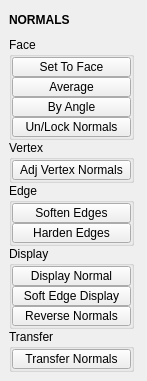
<?xml version="1.0" encoding="UTF-8"?>
<ui version="4.0">
 <class>QtUi</class>
 <widget class="QMainWindow" name="QtUi">
  <property name="enabled">
   <bool>true</bool>
  </property>
  <property name="geometry">
   <rect>
    <x>0</x>
    <y>0</y>
    <width>147</width>
    <height>371</height>
   </rect>
  </property>
  <property name="minimumSize">
   <size>
    <width>0</width>
    <height>0</height>
   </size>
  </property>
  <property name="maximumSize">
   <size>
    <width>999</width>
    <height>999</height>
   </size>
  </property>
  <property name="windowTitle">
   <string>Toolkit</string>
  </property>
  <property name="tabShape">
   <enum>QTabWidget::Triangular</enum>
  </property>
  <property name="dockNestingEnabled">
   <bool>true</bool>
  </property>
  <property name="dockOptions">
   <set>QMainWindow::AllowNestedDocks|QMainWindow::AllowTabbedDocks|QMainWindow::AnimatedDocks|QMainWindow::ForceTabbedDocks</set>
  </property>
  <widget class="QWidget" name="main_widget">
   <layout class="QVBoxLayout" name="verticalLayout_2">
    <item>
     <widget class="DraggableHeader" name="draggableHeader">
      <property name="minimumSize">
       <size>
        <width>0</width>
        <height>22</height>
       </size>
      </property>
      <property name="maximumSize">
       <size>
        <width>125</width>
        <height>22</height>
       </size>
      </property>
      <property name="font">
       <font>
        <weight>75</weight>
        <bold>true</bold>
       </font>
      </property>
      <property name="text">
       <string>NORMALS</string>
      </property>
     </widget>
    </item>
    <item>
     <layout class="QVBoxLayout" name="verticalLayout">
      <property name="spacing">
       <number>0</number>
      </property>
      <item>
       <widget class="QGroupBox" name="face">
        <property name="minimumSize">
         <size>
          <width>125</width>
          <height>0</height>
         </size>
        </property>
        <property name="maximumSize">
         <size>
          <width>125</width>
          <height>999</height>
         </size>
        </property>
        <property name="title">
         <string>Face</string>
        </property>
        <layout class="QGridLayout" name="gridLayout">
         <property name="leftMargin">
          <number>0</number>
         </property>
         <property name="topMargin">
          <number>0</number>
         </property>
         <property name="rightMargin">
          <number>0</number>
         </property>
         <property name="bottomMargin">
          <number>0</number>
         </property>
         <property name="spacing">
          <number>0</number>
         </property>
         <item row="6" column="0" colspan="3">
          <widget class="PushButton" name="tb003">
           <property name="enabled">
            <bool>true</bool>
           </property>
           <property name="minimumSize">
            <size>
             <width>0</width>
             <height>20</height>
            </size>
           </property>
           <property name="maximumSize">
            <size>
             <width>999</width>
             <height>20</height>
            </size>
           </property>
           <property name="toolTip">
            <string>Lock Normals: lock/Unlock all normals from the selected object or object containing a selected vertice</string>
           </property>
           <property name="text">
            <string>Un/Lock Normals</string>
           </property>
           <property name="iconSize">
            <size>
             <width>18</width>
             <height>18</height>
            </size>
           </property>
          </widget>
         </item>
         <item row="1" column="0" colspan="3">
          <widget class="PushButton" name="tb004">
           <property name="enabled">
            <bool>true</bool>
           </property>
           <property name="minimumSize">
            <size>
             <width>0</width>
             <height>20</height>
            </size>
           </property>
           <property name="maximumSize">
            <size>
             <width>999</width>
             <height>20</height>
            </size>
           </property>
           <property name="toolTip">
            <string>Average Edge Normals</string>
           </property>
           <property name="text">
            <string>Average</string>
           </property>
           <property name="iconSize">
            <size>
             <width>18</width>
             <height>18</height>
            </size>
           </property>
          </widget>
         </item>
         <item row="0" column="0" colspan="3">
          <widget class="QPushButton" name="b006">
           <property name="enabled">
            <bool>true</bool>
           </property>
           <property name="minimumSize">
            <size>
             <width>0</width>
             <height>20</height>
            </size>
           </property>
           <property name="maximumSize">
            <size>
             <width>999</width>
             <height>20</height>
            </size>
           </property>
           <property name="toolTip">
            <string>Set Normals to face</string>
           </property>
           <property name="text">
            <string>Set To Face</string>
           </property>
           <property name="iconSize">
            <size>
             <width>18</width>
             <height>18</height>
            </size>
           </property>
          </widget>
         </item>
         <item row="3" column="0" colspan="3">
          <widget class="PushButton" name="tb002">
           <property name="enabled">
            <bool>true</bool>
           </property>
           <property name="minimumSize">
            <size>
             <width>0</width>
             <height>20</height>
            </size>
           </property>
           <property name="maximumSize">
            <size>
             <width>999</width>
             <height>20</height>
            </size>
           </property>
           <property name="toolTip">
            <string>Set normal angle</string>
           </property>
           <property name="text">
            <string>By Angle</string>
           </property>
           <property name="iconSize">
            <size>
             <width>18</width>
             <height>18</height>
            </size>
           </property>
          </widget>
         </item>
        </layout>
       </widget>
      </item>
      <item>
       <widget class="QGroupBox" name="vertex">
        <property name="minimumSize">
         <size>
          <width>125</width>
          <height>0</height>
         </size>
        </property>
        <property name="maximumSize">
         <size>
          <width>125</width>
          <height>999</height>
         </size>
        </property>
        <property name="title">
         <string>Vertex</string>
        </property>
        <layout class="QVBoxLayout" name="verticalLayout_3">
         <property name="spacing">
          <number>0</number>
         </property>
         <property name="leftMargin">
          <number>0</number>
         </property>
         <property name="topMargin">
          <number>0</number>
         </property>
         <property name="rightMargin">
          <number>0</number>
         </property>
         <property name="bottomMargin">
          <number>0</number>
         </property>
         <item>
          <widget class="QPushButton" name="b005">
           <property name="enabled">
            <bool>true</bool>
           </property>
           <property name="minimumSize">
            <size>
             <width>0</width>
             <height>20</height>
            </size>
           </property>
           <property name="maximumSize">
            <size>
             <width>999</width>
             <height>20</height>
            </size>
           </property>
           <property name="toolTip">
            <string>Adjust vertex normals interactively</string>
           </property>
           <property name="text">
            <string>Adj Vertex Normals</string>
           </property>
           <property name="iconSize">
            <size>
             <width>18</width>
             <height>18</height>
            </size>
           </property>
          </widget>
         </item>
        </layout>
       </widget>
      </item>
      <item>
       <widget class="QGroupBox" name="edge">
        <property name="minimumSize">
         <size>
          <width>125</width>
          <height>0</height>
         </size>
        </property>
        <property name="maximumSize">
         <size>
          <width>125</width>
          <height>999</height>
         </size>
        </property>
        <property name="title">
         <string>Edge</string>
        </property>
        <layout class="QVBoxLayout" name="verticalLayout_5">
         <property name="spacing">
          <number>0</number>
         </property>
         <property name="leftMargin">
          <number>0</number>
         </property>
         <property name="topMargin">
          <number>0</number>
         </property>
         <property name="rightMargin">
          <number>0</number>
         </property>
         <property name="bottomMargin">
          <number>0</number>
         </property>
         <item>
          <widget class="QPushButton" name="b001">
           <property name="enabled">
            <bool>true</bool>
           </property>
           <property name="minimumSize">
            <size>
             <width>60</width>
             <height>20</height>
            </size>
           </property>
           <property name="maximumSize">
            <size>
             <width>999</width>
             <height>20</height>
            </size>
           </property>
           <property name="toolTip">
            <string>&lt;html&gt;&lt;head/&gt;&lt;body&gt;&lt;p&gt;&lt;span style=&quot; text-decoration: underline;&quot;&gt;Soften edge normals&lt;/span&gt;&lt;/p&gt;&lt;/body&gt;&lt;/html&gt;</string>
           </property>
           <property name="text">
            <string>Soften Edges</string>
           </property>
           <property name="iconSize">
            <size>
             <width>18</width>
             <height>18</height>
            </size>
           </property>
          </widget>
         </item>
         <item>
          <widget class="PushButton" name="tb001">
           <property name="enabled">
            <bool>true</bool>
           </property>
           <property name="minimumSize">
            <size>
             <width>0</width>
             <height>20</height>
            </size>
           </property>
           <property name="maximumSize">
            <size>
             <width>999</width>
             <height>20</height>
            </size>
           </property>
           <property name="toolTip">
            <string>&lt;html&gt;&lt;head/&gt;&lt;body&gt;&lt;p&gt;&lt;span style=&quot; text-decoration: underline;&quot;&gt;Harden edges normals.&lt;/span&gt;&lt;/p&gt;&lt;p&gt;&lt;br/&gt;&lt;/p&gt;&lt;p&gt;If the entire object is selected, all object edges will be used.&lt;/p&gt;&lt;/body&gt;&lt;/html&gt;</string>
           </property>
           <property name="text">
            <string>Harden Edges</string>
           </property>
           <property name="iconSize">
            <size>
             <width>18</width>
             <height>18</height>
            </size>
           </property>
          </widget>
         </item>
        </layout>
       </widget>
      </item>
      <item>
       <widget class="QGroupBox" name="display">
        <property name="minimumSize">
         <size>
          <width>125</width>
          <height>0</height>
         </size>
        </property>
        <property name="maximumSize">
         <size>
          <width>125</width>
          <height>999</height>
         </size>
        </property>
        <property name="title">
         <string>Display</string>
        </property>
        <layout class="QVBoxLayout" name="verticalLayout_4">
         <property name="spacing">
          <number>0</number>
         </property>
         <property name="leftMargin">
          <number>0</number>
         </property>
         <property name="topMargin">
          <number>0</number>
         </property>
         <property name="rightMargin">
          <number>0</number>
         </property>
         <property name="bottomMargin">
          <number>0</number>
         </property>
         <item>
          <widget class="PushButton" name="tb000">
           <property name="enabled">
            <bool>true</bool>
           </property>
           <property name="minimumSize">
            <size>
             <width>0</width>
             <height>20</height>
            </size>
           </property>
           <property name="maximumSize">
            <size>
             <width>999</width>
             <height>20</height>
            </size>
           </property>
           <property name="toolTip">
            <string>Display face normals</string>
           </property>
           <property name="text">
            <string>Display Normal</string>
           </property>
           <property name="iconSize">
            <size>
             <width>18</width>
             <height>18</height>
            </size>
           </property>
          </widget>
         </item>
         <item>
          <widget class="QPushButton" name="b003">
           <property name="enabled">
            <bool>true</bool>
           </property>
           <property name="minimumSize">
            <size>
             <width>0</width>
             <height>20</height>
            </size>
           </property>
           <property name="maximumSize">
            <size>
             <width>999</width>
             <height>20</height>
            </size>
           </property>
           <property name="toolTip">
            <string>Toggle soft edge display. Soft edge normals display dotted.</string>
           </property>
           <property name="text">
            <string>Soft Edge Display</string>
           </property>
           <property name="iconSize">
            <size>
             <width>18</width>
             <height>18</height>
            </size>
           </property>
          </widget>
         </item>
         <item>
          <widget class="QPushButton" name="b010">
           <property name="enabled">
            <bool>true</bool>
           </property>
           <property name="minimumSize">
            <size>
             <width>0</width>
             <height>20</height>
            </size>
           </property>
           <property name="maximumSize">
            <size>
             <width>999</width>
             <height>20</height>
            </size>
           </property>
           <property name="toolTip">
            <string>Reverse Selected Normals</string>
           </property>
           <property name="text">
            <string>Reverse Normals</string>
           </property>
           <property name="iconSize">
            <size>
             <width>18</width>
             <height>18</height>
            </size>
           </property>
          </widget>
         </item>
        </layout>
       </widget>
      </item>
      <item>
       <widget class="QGroupBox" name="transfer">
        <property name="minimumSize">
         <size>
          <width>125</width>
          <height>0</height>
         </size>
        </property>
        <property name="maximumSize">
         <size>
          <width>125</width>
          <height>999</height>
         </size>
        </property>
        <property name="title">
         <string>Transfer</string>
        </property>
        <layout class="QVBoxLayout" name="verticalLayout_6">
         <property name="spacing">
          <number>0</number>
         </property>
         <property name="leftMargin">
          <number>0</number>
         </property>
         <property name="topMargin">
          <number>0</number>
         </property>
         <property name="rightMargin">
          <number>0</number>
         </property>
         <property name="bottomMargin">
          <number>0</number>
         </property>
         <item>
          <widget class="QPushButton" name="b002">
           <property name="enabled">
            <bool>true</bool>
           </property>
           <property name="minimumSize">
            <size>
             <width>60</width>
             <height>20</height>
            </size>
           </property>
           <property name="maximumSize">
            <size>
             <width>999</width>
             <height>20</height>
            </size>
           </property>
           <property name="toolTip">
            <string>Transfer the normal information from the first selected object to all remaining.</string>
           </property>
           <property name="text">
            <string>Transfer Normals</string>
           </property>
           <property name="iconSize">
            <size>
             <width>18</width>
             <height>18</height>
            </size>
           </property>
          </widget>
         </item>
        </layout>
       </widget>
      </item>
      <item>
       <spacer name="verticalSpacer">
        <property name="orientation">
         <enum>Qt::Vertical</enum>
        </property>
        <property name="sizeHint" stdset="0">
         <size>
          <width>20</width>
          <height>40</height>
         </size>
        </property>
       </spacer>
      </item>
     </layout>
    </item>
   </layout>
  </widget>
 </widget>
 <customwidgets>
  <customwidget>
   <class>PushButton</class>
   <extends>QPushButton</extends>
   <header>widgets.pushbutton.h</header>
  </customwidget>
  <customwidget>
   <class>DraggableHeader</class>
   <extends>QLabel</extends>
   <header>draggableHeader.h</header>
  </customwidget>
 </customwidgets>
 <resources/>
 <connections/>
 <designerdata>
  <property name="gridDeltaX">
   <number>5</number>
  </property>
  <property name="gridDeltaY">
   <number>5</number>
  </property>
  <property name="gridSnapX">
   <bool>true</bool>
  </property>
  <property name="gridSnapY">
   <bool>true</bool>
  </property>
  <property name="gridVisible">
   <bool>true</bool>
  </property>
 </designerdata>
</ui>
